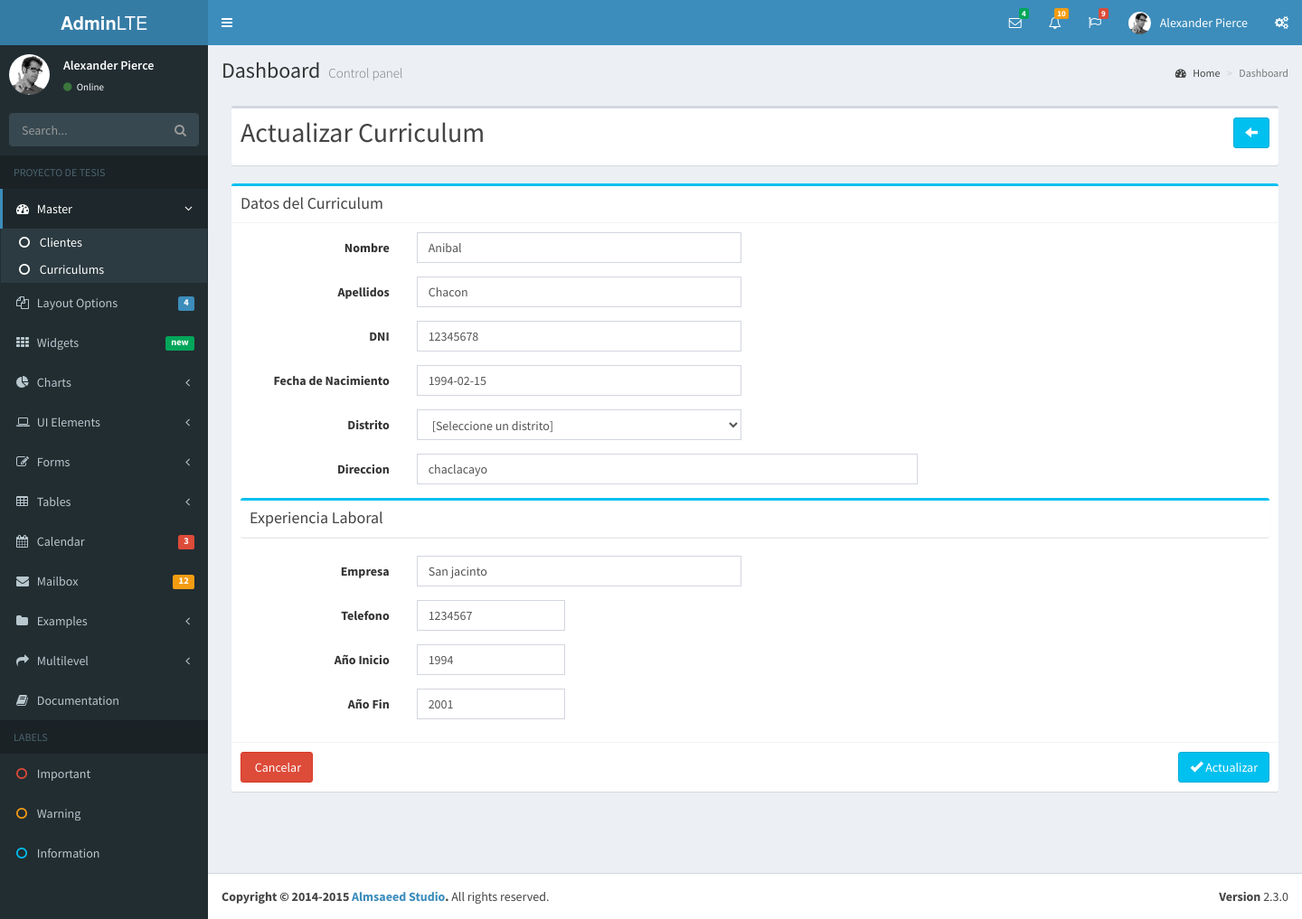
/curriculum/edit/1, run on the app's committed database.
### tables this page shows
CREATE TABLE IF NOT EXISTS `curriculum` (
  `id` int(11) NOT NULL AUTO_INCREMENT,
  `nombre` varchar(150) NOT NULL,
  `apellidos` varchar(150) NOT NULL,
  `dni` char(8) NOT NULL,
  `fecha_nac` date NOT NULL,
  `distrito` varchar(150) NOT NULL,
  `direccion` varchar(150) NOT NULL,
  `estado` int(11) NOT NULL DEFAULT '1',
  PRIMARY KEY (`id`)
);

CREATE TABLE IF NOT EXISTS `exp_lab` (
  `id` int(11) NOT NULL,
  `empresa` varchar(150) NOT NULL,
  `telefono` char(9) NOT NULL,
  `year_ini` year(4) NOT NULL,
  `year_fin` year(4) NOT NULL,
  `estado` int(11) NOT NULL DEFAULT '1',
  PRIMARY KEY (`id`)
);

### application/views/dashboard/layout_index.php (called while the page is built, shortened)
<?php $this->load->view('dashboard/load_header') ?>
<?php $this->load->view($view);  ?>

### application/controllers/Curriculum.php (called while the page is built, shortened)
<?php
class Curriculum extends CI_Controller {
    private $controller;
    public function __construct() {
        $this->controller = strtolower(get_class());
        $this->load->model("Curriculum_model");
        $this->load->model("Exp_lab_model");
    }
    public function edit($id) {
        $data['item'] = $this->Curriculum_model->get_by_id($id);
        $data['item2'] = $this->Exp_lab_model->get_by_id($id);
        $data["controller"] = $this->controller;
        $data["id"] = $id;
        $data["view"] = 'master/' . $this->controller . '/load_edit';
        $this->load->view('dashboard/layout_index', $data);
    }
}

### index.php (called while the page is built, shortened)
<?php
require_once BASEPATH.'core/CodeIgniter.php';

### application/models/Curriculum_model.php (called while the page is built, shortened)
<?php
class Curriculum_model extends CI_Model
{
    private $tabla;
    public function __construct()
        {
            $this->tabla = "curriculum";
        }
    public function get_by_id($id)
    {
        return $this->db->where("id",$id)->get($this->tabla)->row();
    }
}

### application/models/Exp_lab_model.php (called while the page is built, shortened)
<?php
class Exp_lab_model extends CI_Model
{
    private $tabla;
    public function __construct()
        {
            $this->tabla = "exp_lab";
        }
    public function get_by_id($id)
    {
        return $this->db->where("id",$id)->get($this->tabla)->row();
    }
}

### application/views/master/curriculum/load_edit.php (the view, shortened to what this page needs)
<div class="panel-form">
    <div class="box">
        <div class="box-header">
            <div class="pull-left">
                <h2 class="u-top-0">Actualizar Curriculum</h2>
            </div>
            <div class="pull-right">
                <a href="<?php echo base_url($controller . '/show') ?>" class="btn btn-info">
                    <span class="glyphicon glyphicon-arrow-left" aria-hidden="true"></span>
                </a>
            </div>
        </div>
    </div>
    <div class="box box-info">
        <div class="box-header with-border">
            <h3 class="box-title">Datos del Curriculum</h3>
        </div>
        <form class="form-horizontal" action="<?php echo base_url($controller . '/update') ?>" method="POST">
            <div class="box-body">
                <div class="form-group">
                    <label for="nombre" class="col-sm-2 control-label">Nombre</label>
                    <div class="col-sm-4">
                        <input value="<?php echo $item->nombre; ?>" type="text" class="form-control" id="nombre" name="nombre" placeholder="Nombre">
                    </div>
                </div>
                <div class="form-group">
                    <label for="apellidos" class="col-sm-2 control-label">Apellidos</label>
                    <div class="col-sm-4">
                        <input value="<?php echo $item->apellidos; ?>" type="text" class="form-control" id="apellidos" name="apellidos" placeholder="Apellidos">
                    </div>
                </div>
                <div class="form-group">
                    <label for="dni" class="col-sm-2 control-label">DNI</label>
                    <div class="col-sm-4">
                        <input value="<?php echo $item->dni; ?>" type="text" class="form-control" id="dni" name="dni" placeholder="DNI">
                    </div>
                </div>
                <div class="form-group">
                    <label for="fecha_nac" class="col-sm-2 control-label">Fecha de Nacimiento</label>
                    <div class="col-sm-4">
                        <input value="<?php echo $item->fecha_nac; ?>" type="text" class="form-control" id="fecha_nac" name="fecha_nac" placeholder="Año-Mes-Dia">
                    </div>
                </div>
                <div class="form-group">
                    <label for="distrito" class="col-sm-2 control-label">Distrito</label>
                    <div class="col-sm-4">
                        <select name="distrito" id="distrito" class="form-control" required="">
                            <option value="0">[Seleccione un distrito]</option>
                        </select>
                    </div>
                </div>
                <div class="form-group">
                    <label for="direccion" class="col-sm-2 control-label">Direccion</label>
                    <div class="col-sm-6">
                        <input value="<?php echo $item->direccion; ?>" type="text" class="form-control" id="direccion" name="direccion" placeholder="Direccion">
                    </div>
                </div>
                <div class="box box-info">
                    <div class="box-header with-border">
                        <h3 class="box-title">Experiencia Laboral</h3>
                    </div>
                </div>
                <div class="form-group">
                    <label for="empresa" class="col-sm-2 control-label">Empresa</label>
                    <div class="col-sm-4">
                        <input value="<?php echo $item2->empresa; ?>" type="text" class="form-control" id="empresa" name="empresa" placeholder="Empresa">
                    </div>
                </div>
                <div class="form-group">
                    <label for="telefono" class="col-sm-2 control-label">Telefono</label>
                    <div class="col-sm-2">
                        <input value="<?php echo $item2->telefono; ?>" type="text" class="form-control" id="telefono" name="telefono" placeholder="Telefono">
                    </div>
                </div>
                <div class="form-group">
                    <label for="year_ini" class="col-sm-2 control-label">Año Inicio</label>
                    <div class="col-sm-2">
                        <input value="<?php echo $item2->year_ini; ?>" type="text" class="form-control" id="year_ini" name="year_ini" placeholder="Año Inicio">
                    </div>
                </div>
                <div class="form-group">
                    <label for="year_fin" class="col-sm-2 control-label">Año Fin</label>
                    <div class="col-sm-2">
                        <input value="<?php echo $item2->year_fin; ?>" type="text" class="form-control" id="year_fin" name="year_fin" placeholder="Año Fin">
                    </div>
                </div>
            </div>
            <div class="box-footer">
                <a href="<?php echo base_url($controller . '/show') ?>" class="btn btn-danger"><span class="glyphicon glyphicon-left" aria-hidden="true"></span> Cancelar</a>
                <button type="submit" class="btn btn-info pull-right btnUpdate redirect"> <span class="glyphicon glyphicon-ok" aria-hidden="true"></span> Actualizar</button>
            </div>
        </form>
    </div>
</div>

### data on the page
curriculum: nombre "Anibal", apellidos "Chacon", dni "12345678", fecha_nac "1994-02-15", direccion "chaclacayo"
exp_lab: empresa "San jacinto", telefono "1234567", year_ini "1994", year_fin "2001"
